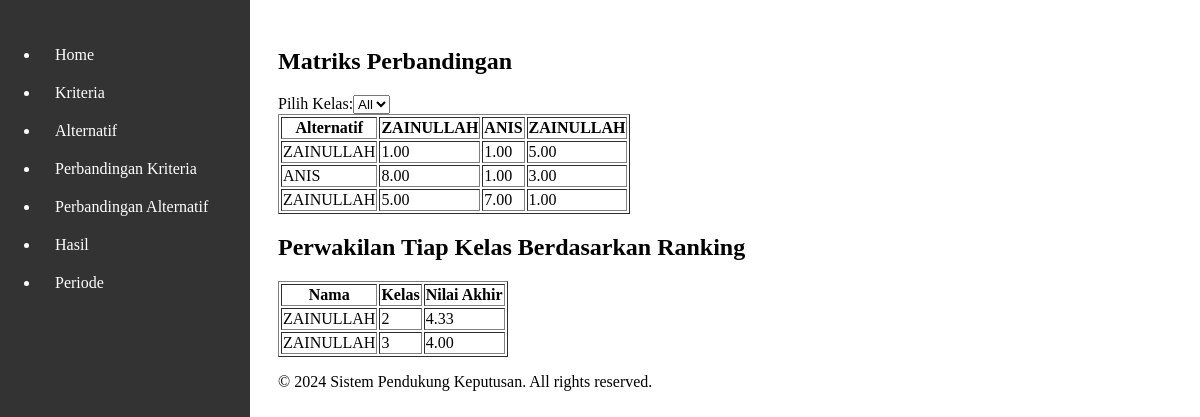
The page /index.php?page=hasil on the database its author committed.
### tables this page shows
CREATE TABLE `alternatif` (
  `id_alternatif` int(11) NOT NULL,
  `nama` varchar(255) DEFAULT NULL,
  `kelas` int(11) DEFAULT NULL,
  `nilai_raport` decimal(5,2) DEFAULT NULL,
  `extrakurikuler` decimal(5,2) DEFAULT NULL,
  `prestasi` decimal(5,2) DEFAULT NULL,
  `absensi` decimal(5,2) DEFAULT NULL
);

CREATE TABLE `hasil` (
  `id_hasil` int(11) NOT NULL,
  `id_alternatif` int(11) DEFAULT NULL,
  `nilai_akhir` float DEFAULT NULL,
  `ranking` int(11) DEFAULT NULL
);

### hasil/hasil.php (the view, shortened to what this page needs)
<?php
include 'config.php';
$sql_kelas = "SELECT DISTINCT kelas FROM alternatif ORDER BY kelas";
$result_kelas = $conn->query($sql_kelas);
$kelas_options = ['All'];
while ($row = $result_kelas->fetch_assoc()) {
    $kelas_options[] = $row['kelas'];
}
$selected_class = isset($_POST['kelas']) ? $_POST['kelas'] : 'All';
if ($selected_class === 'All') {
    $sql_alternatif = "SELECT id_alternatif, nama, kelas FROM alternatif";
    $stmt = $conn->prepare($sql_alternatif);
} else {
    $sql_alternatif = "SELECT id_alternatif, nama, kelas FROM alternatif WHERE kelas = ?";
    $stmt = $conn->prepare($sql_alternatif);
    $stmt->bind_param('i', $selected_class);
}
$stmt->execute();
$result_alternatif = $stmt->get_result();
$alternatifs = [];
while ($row = $result_alternatif->fetch_assoc()) {
    $alternatifs[$row['id_alternatif']] = [
        'nama' => $row['nama'],
        'kelas' => $row['kelas']
    ];
}
$matrix = [];
foreach ($alternatifs as $id1 => $alt1) {
    foreach ($alternatifs as $id2 => $alt2) {
        if ($id1 != $id2) {
            $nilai = rand(1, 9);
            $matrix[$id1][$id2] = $nilai;
        } else {
            $matrix[$id1][$id2] = 1;
        }
    }
}
echo "<h2>Matriks Perbandingan</h2>";
echo "<form method='post'>";
echo "<label for='kelas'>Pilih Kelas:</label>";
echo "<select name='kelas' id='kelas' onchange='this.form.submit()'>";
foreach ($kelas_options as $kelas) {
    $selected = ($kelas == $selected_class) ? 'selected' : '';
    echo "<option value='" . htmlspecialchars($kelas) . "' $selected>" . htmlspecialchars($kelas) . "</option>";
}
echo "</select>";
echo "</form>";
echo "<table border='1'>";
echo "<thead><tr><th>Alternatif</th>";
foreach ($alternatifs as $alt) {
    echo "<th>" . htmlspecialchars($alt['nama']) . "</th>";
}
echo "</tr></thead><tbody>";
foreach ($alternatifs as $id1 => $alt1) {
    echo "<tr><td>" . htmlspecialchars($alt1['nama']) . "</td>";
    foreach ($alternatifs as $id2 => $alt2) {
        echo "<td>" . (isset($matrix[$id1][$id2]) ? number_format($matrix[$id1][$id2], 2) : '0') . "</td>";
    }
    echo "</tr>";
}
echo "</tbody></table>";
$sql = "SELECT a.nama, a.kelas, h.nilai_akhir
        FROM hasil h
        JOIN alternatif a ON h.id_alternatif = a.id_alternatif
        ORDER BY a.kelas, h.nilai_akhir DESC";
$result = $conn->query($sql);
$rankings = [];
while ($row = $result->fetch_assoc()) {
    $kelas = $row['kelas'];
    if (!isset($rankings[$kelas])) {
        $rankings[$kelas] = $row;
    }
}
?>
<!DOCTYPE html>
<html lang="en">
<head>
</head>
<body>
    <h2>Perwakilan Tiap Kelas Berdasarkan Ranking</h2>
    <table border="1">
        <thead>
            <tr>
                <th>Nama</th>
                <th>Kelas</th>
                <th>Nilai Akhir</th>
            </tr>
        </thead>
        <tbody>
            <?php foreach ($rankings as $ranking) : ?>
                <tr>
                    <td><?php echo htmlspecialchars($ranking['nama']); ?></td>
                    <td><?php echo htmlspecialchars($ranking['kelas']); ?></td>
                    <td><?php echo number_format($ranking['nilai_akhir'], 2); ?></td>
                </tr>
            <?php endforeach; ?>
        </tbody>
    </table>
</body>
</html>

### rows shown on the page
alternatif: nama "ZAINULLAH", id2 "1.00", id2 "8.00", id2 "5.00"
alternatif: nama "ANIS", id2 "1.00", id2 "7.00"
alternatif: nama "ZAINULLAH", id2 "5.00", id2 "3.00", id2 "1.00"
hasil: id_alternatif.nama "ZAINULLAH", id_alternatif.kelas "2", nilai_akhir "4.33"
hasil: id_alternatif.nama "ZAINULLAH", id_alternatif.kelas "3", nilai_akhir "4.00"

### other values the page prints
form field kelas "All"
